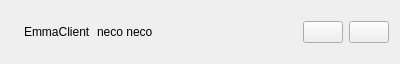
<?xml version="1.0" encoding="UTF-8"?>
<ui version="4.0">
 <class>services::ServiceWidget</class>
 <widget class="QWidget" name="services::ServiceWidget">
  <property name="geometry">
   <rect>
    <x>0</x>
    <y>0</y>
    <width>400</width>
    <height>64</height>
   </rect>
  </property>
  <property name="windowTitle">
   <string>Form</string>
  </property>
  <layout class="QHBoxLayout" name="horizontalLayout">
   <item>
    <widget class="QLabel" name="lblStatus">
     <property name="text">
      <string/>
     </property>
     <property name="pixmap">
      <pixmap resource="../../../../../../../libqf/libqfcore/images/images.qrc">:/qf/core/images/light-red.png</pixmap>
     </property>
    </widget>
   </item>
   <item>
    <widget class="QLabel" name="lblServiceName">
     <property name="text">
      <string>EmmaClient</string>
     </property>
    </widget>
   </item>
   <item>
    <widget class="QLabel" name="lblServiceMessage">
     <property name="sizePolicy">
      <sizepolicy hsizetype="Expanding" vsizetype="Preferred">
       <horstretch>0</horstretch>
       <verstretch>0</verstretch>
      </sizepolicy>
     </property>
     <property name="text">
      <string>neco neco</string>
     </property>
    </widget>
   </item>
   <item>
    <widget class="QPushButton" name="btPlay">
     <property name="icon">
      <iconset resource="../../../../../../../libqf/libqfqmlwidgets/images/flat/flat.qrc">
       <normaloff>:/qf/qmlwidgets/images/flat/media-play.svg</normaloff>:/qf/qmlwidgets/images/flat/media-play.svg</iconset>
     </property>
     <property name="checkable">
      <bool>true</bool>
     </property>
    </widget>
   </item>
   <item>
    <widget class="QPushButton" name="btConfig">
     <property name="icon">
      <iconset resource="../../../../../../../libqf/libqfqmlwidgets/images/flat/flat.qrc">
       <normaloff>:/qf/qmlwidgets/images/flat/settings.svg</normaloff>:/qf/qmlwidgets/images/flat/settings.svg</iconset>
     </property>
     <property name="checkable">
      <bool>true</bool>
     </property>
    </widget>
   </item>
  </layout>
 </widget>
 <resources>
  <include location="../../../../../../../libqf/libqfcore/images/images.qrc"/>
  <include location="../../../../../../../libqf/libqfqmlwidgets/images/flat/flat.qrc"/>
 </resources>
 <connections/>
</ui>
